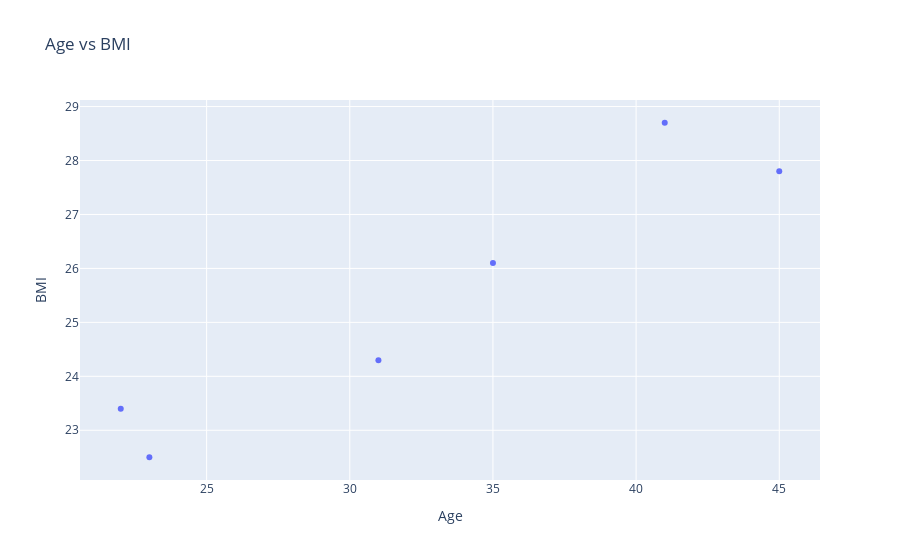

The code cell stored with this chart in its notebook:
### Code cell
import pandas as pd
import plotly.express as px

# Example DataFrame with 'Age' and 'BMI' columns
data = {
    'Age': [23, 45, 31, 35, 22, 41],
    'BMI': [22.5, 27.8, 24.3, 26.1, 23.4, 28.7]
}
df = pd.DataFrame(data)

# Print the DataFrame to check its contents
print("DataFrame contents:")
print(df)

# Generate and show the scatter plot
fig = px.scatter(df, x='Age', y='BMI', title='Age vs BMI')
fig.show()

### Figure 1 — Plotly figure (JSON) as saved in the notebook; plotly's stock layout.template omitted (floating-point values rounded to 4 significant figures)
{"data": [{"hovertemplate": "Age=%{x}<br>BMI=%{y}<extra></extra>", "legendgroup": "", "marker": {"color": "#636efa", "symbol": "circle"}, "mode": "markers", "name": "", "orientation": "v", "showlegend": false, "type": "scatter", "x": [23, 45, 31, 35, 22, 41], "xaxis": "x", "y": [22.5, 27.8, 24.3, 26.1, 23.4, 28.7], "yaxis": "y"}], "layout": {"legend": {"tracegroupgap": 0}, "title": {"text": "Age vs BMI"}, "xaxis": {"anchor": "y", "domain": [0, 1], "title": {"text": "Age"}}, "yaxis": {"anchor": "x", "domain": [0, 1], "title": {"text": "BMI"}}}}
